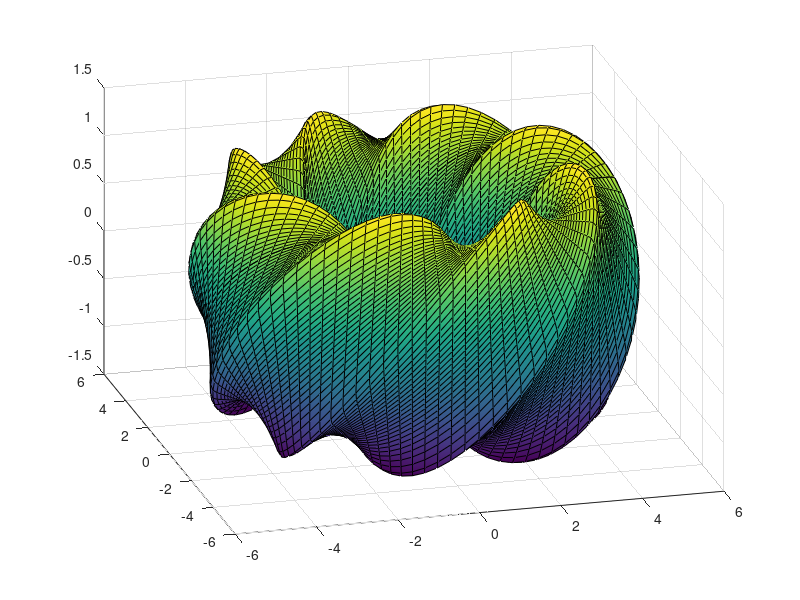

The MATLAB source for this figure: (Note: this script raises an error after producing the figure.)
u=linspace(0,2*pi,100);v=linspace(0,2*pi,100);[U,V]=meshgrid(u,v);r=(((cos(V)).^(20)+(sin(V)).^(20)).^(-1/20));
X=((4+r.*cos(V+2*U)).*cos(U));
Y=((4+r.*cos(V+2*U)).*sin(U));
Z=(r.*sin(V+2*U));
figure;surf(X,Y,Z,'FaceColor','interp');view(-15,30);equal axis;colormap hsv
